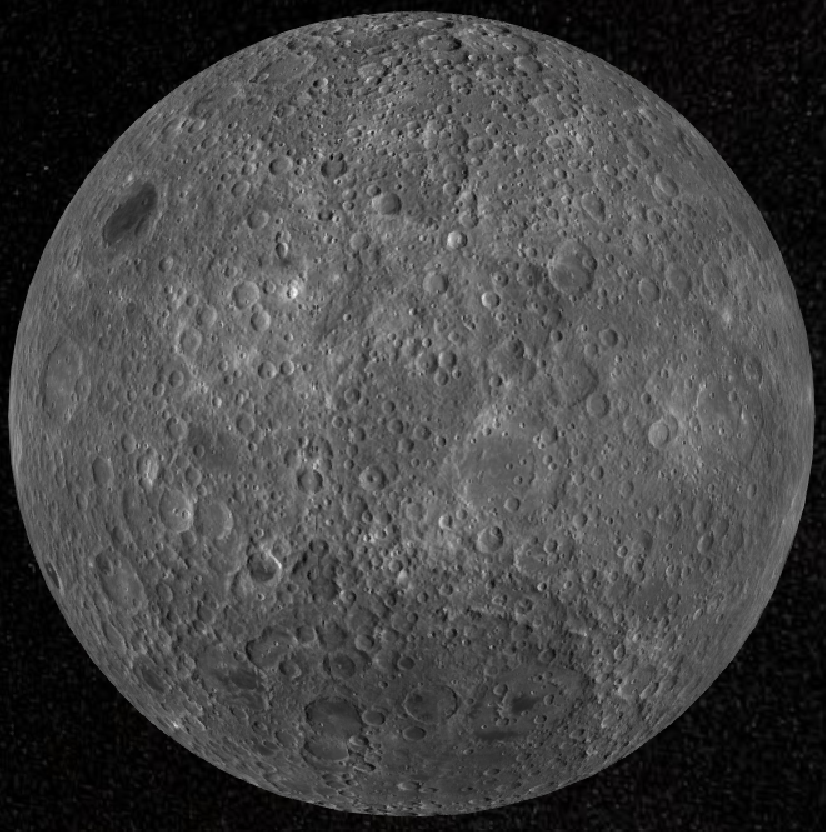
#> input picture treknasa_A.png, 826 x 832 px
$ python reproject_trek8.py
#> lines starting #> are read from the running program, lines starting #| are printed output that depends on the picture; after the words box and inside, x2 and y2 are one past the last pixel; in counts of white or black regions, pixels touching at a corner belong together
import numpy as np
from PIL import Image

# 1. Definición de las 8 fuentes de NASA Moon Trek
files = {
    'A': 'treknasa_A.png',               # 0°
    'B': 'treknasa_B.png',               # 60°
    'C': 'treknasa_C.png',               # 120°
    'D': 'treknasa_D.png',               # 180° (Cara Oculta)
    'E': 'treknasa_E.png',               # 240°
    'F': 'treknasa_F.png',               # 300°
    'NP': 'treknasa_polar_north.png',    # +90° Polo Norte
    'SP': 'treknasa_polar_south.png'     # -90° Polo Sur
}

# 2. Carga y detección del círculo útil en cada captura
loaded = {}
for k, fname in files.items():
    im = Image.open(fname).convert('RGB')
    arr = np.array(im, dtype=np.float32)
    gray = np.mean(arr, axis=2)
    mask = gray > 15
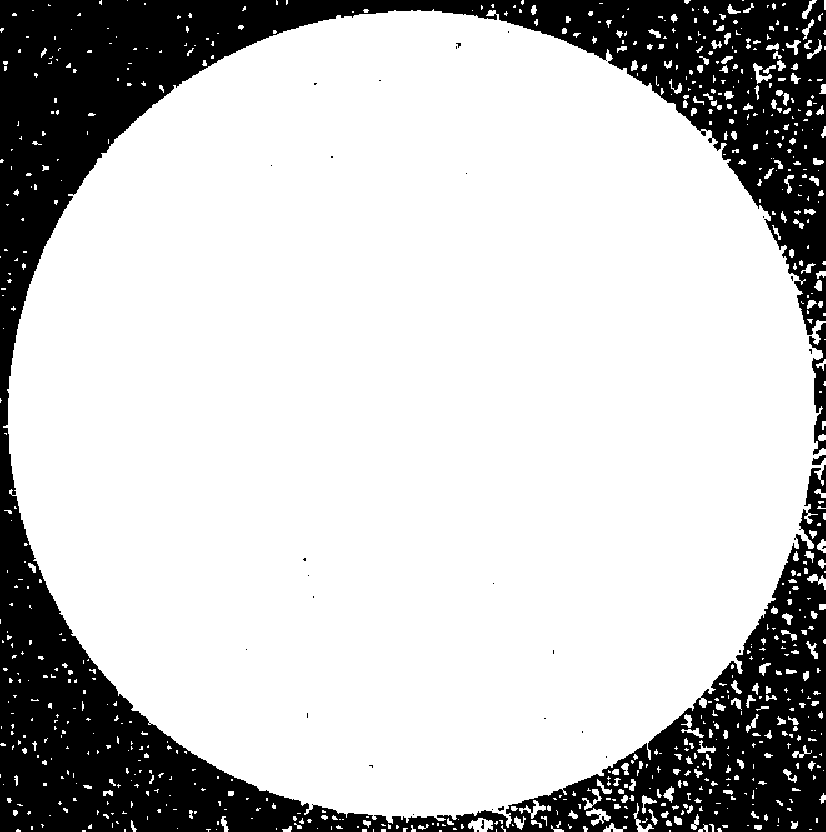
#> mask: shape (832, 826) bool; 76.8% white; 33 black regions (30 under 20 px), largest, box (x1, y1, x2, y2) and area: (0, 0, 826, 832) 158374, (809, 323, 826, 455) 1160, (812, 455, 826, 465) 84
    ys, xs = np.where(mask)
    yc = (ys.min() + ys.max()) / 2.0
#> yc = 415.5
    xc = (xs.min() + xs.max()) / 2.0
#> xc = 412.5
    r = ((ys.max() - ys.min()) + (xs.max() - xs.min())) / 4.0
#> r = 414
    loaded[k] = {'arr': arr, 'xc': xc, 'yc': yc, 'r': r, 'h': arr.shape[0], 'w': arr.shape[1]}
#> pass 2 of the loop `for k, fname in files.items():`:
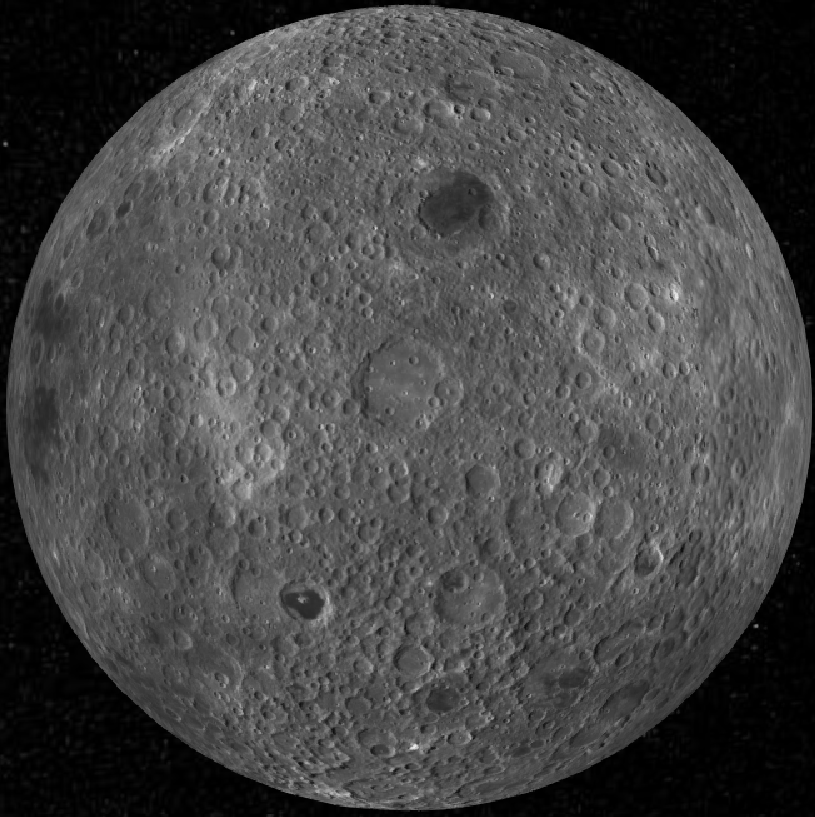
#> input picture treknasa_B.png, 815 x 817 px
#> im: PIL image 815x817 RGB
#> arr: shape (817, 815, 3) float32
#> gray: shape (817, 815) float32
#> `mask = gray > 15`:
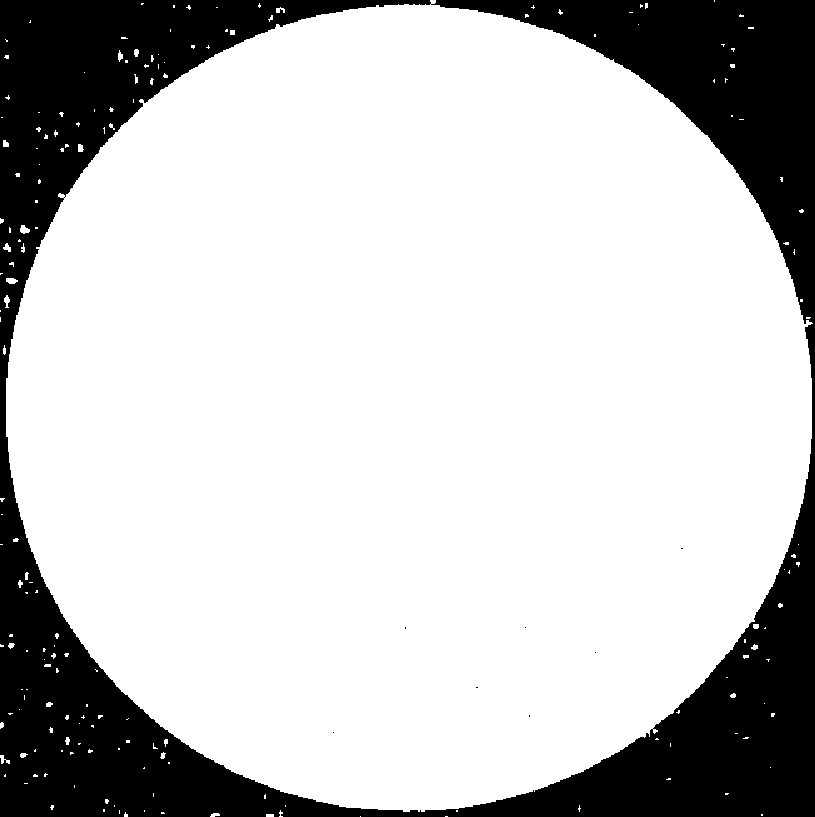
#> mask: shape (817, 815) bool; 77% white; 8 black regions (7 under 20 px), largest, box (x1, y1, x2, y2) and area: (0, 0, 815, 817) 152881
#> yc = 408
#> xc = 406
#> r = 407
#> pass 3 of the loop `for k, fname in files.items():`:
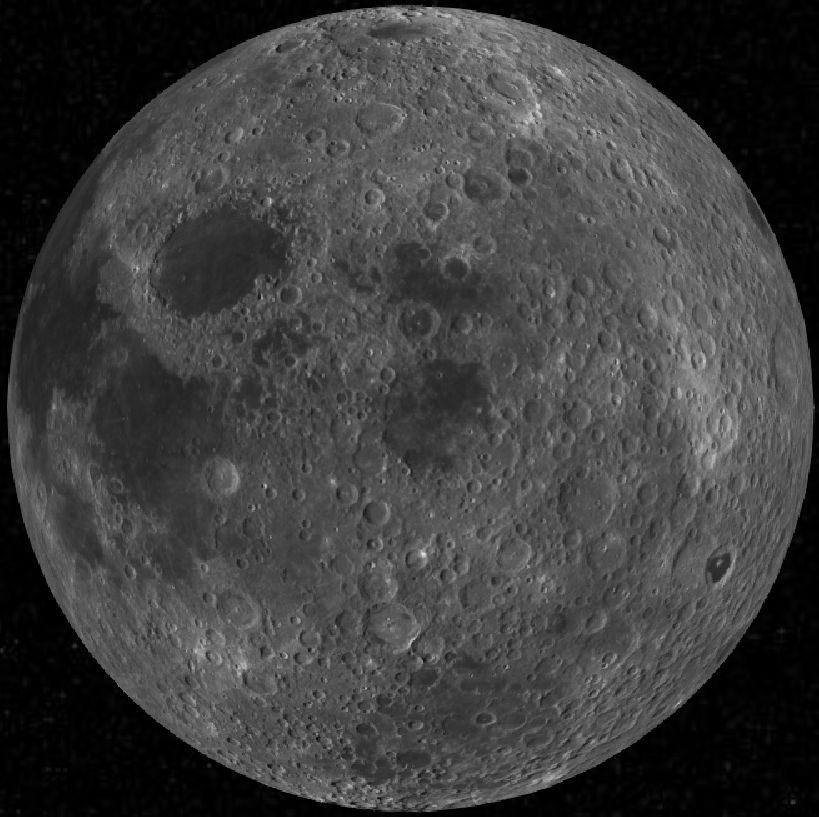
#> input picture treknasa_C.png, 819 x 817 px
#> im: PIL image 819x817 RGB
#> arr: shape (817, 819, 3) float32
#> gray: shape (817, 819) float32
#> `mask = gray > 15`:
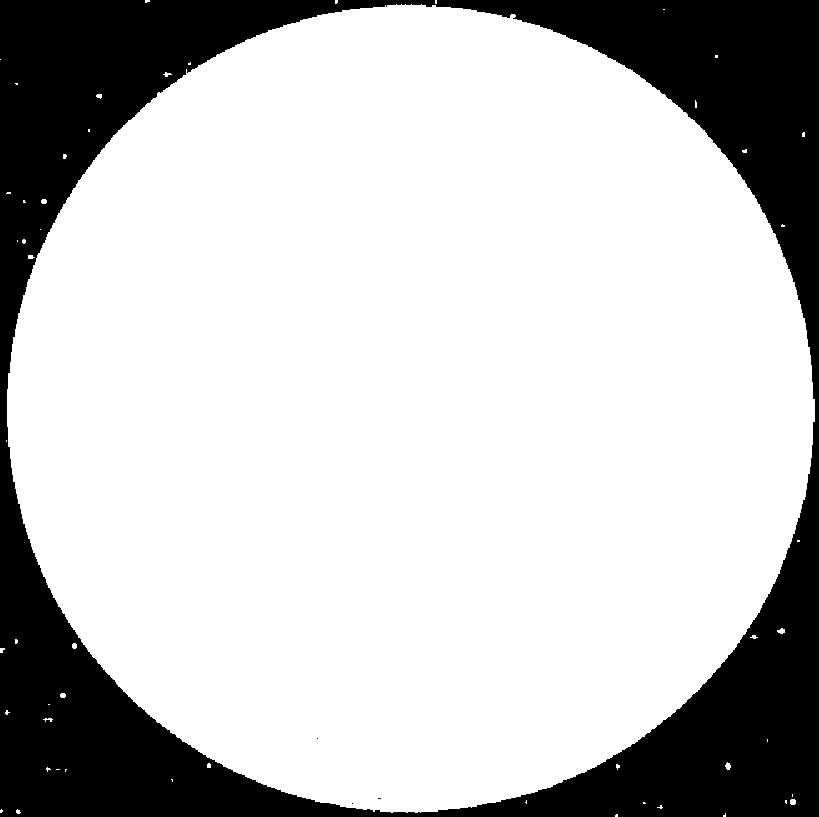
#> mask: shape (817, 819) bool; 76.4% white; 4 black regions (3 under 20 px), largest, box (x1, y1, x2, y2) and area: (0, 0, 819, 817) 157614
#> r = 407.5
#> (the run stopped early here; a loop or call above may not have finished)
